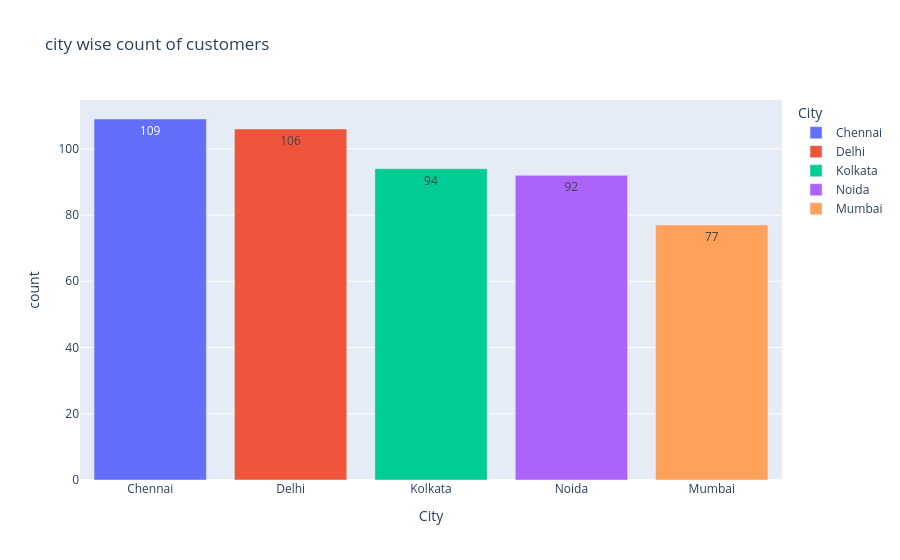

The notebook cell this image was saved under:
### Code cell
fig = px.bar(data_frame = q2, x='City', y='count', 
             title='city wise count of customers',text='count',color='City')
fig.show()

## text is used to show data labels

### Figure 1 — Plotly figure (JSON) as saved in the notebook; plotly's stock layout.template omitted (floating-point values rounded to 4 significant figures)
{"data": [{"hovertemplate": "City=%{x}<br>count=%{text}<extra></extra>", "legendgroup": "Chennai", "marker": {"color": "#636efa", "pattern": {"shape": ""}}, "name": "Chennai", "orientation": "v", "showlegend": true, "text": [109.0], "textposition": "auto", "type": "bar", "x": ["Chennai"], "xaxis": "x", "y": [109], "yaxis": "y"}, {"hovertemplate": "City=%{x}<br>count=%{text}<extra></extra>", "legendgroup": "Delhi", "marker": {"color": "#EF553B", "pattern": {"shape": ""}}, "name": "Delhi", "orientation": "v", "showlegend": true, "text": [106.0], "textposition": "auto", "type": "bar", "x": ["Delhi"], "xaxis": "x", "y": [106], "yaxis": "y"}, {"hovertemplate": "City=%{x}<br>count=%{text}<extra></extra>", "legendgroup": "Kolkata", "marker": {"color": "#00cc96", "pattern": {"shape": ""}}, "name": "Kolkata", "orientation": "v", "showlegend": true, "text": [94.0], "textposition": "auto", "type": "bar", "x": ["Kolkata"], "xaxis": "x", "y": [94], "yaxis": "y"}, {"hovertemplate": "City=%{x}<br>count=%{text}<extra></extra>", "legendgroup": "Noida", "marker": {"color": "#ab63fa", "pattern": {"shape": ""}}, "name": "Noida", "orientation": "v", "showlegend": true, "text": [92.0], "textposition": "auto", "type": "bar", "x": ["Noida"], "xaxis": "x", "y": [92], "yaxis": "y"}, {"hovertemplate": "City=%{x}<br>count=%{text}<extra></extra>", "legendgroup": "Mumbai", "marker": {"color": "#FFA15A", "pattern": {"shape": ""}}, "name": "Mumbai", "orientation": "v", "showlegend": true, "text": [77.0], "textposition": "auto", "type": "bar", "x": ["Mumbai"], "xaxis": "x", "y": [77], "yaxis": "y"}], "layout": {"barmode": "relative", "legend": {"title": {"text": "City"}, "tracegroupgap": 0}, "title": {"text": "city wise count of customers"}, "xaxis": {"anchor": "y", "categoryarray": ["Chennai", "Delhi", "Kolkata", "Noida", "Mumbai"], "categoryorder": "array", "domain": [0, 1], "title": {"text": "City"}}, "yaxis": {"anchor": "x", "domain": [0, 1], "title": {"text": "count"}}}}
